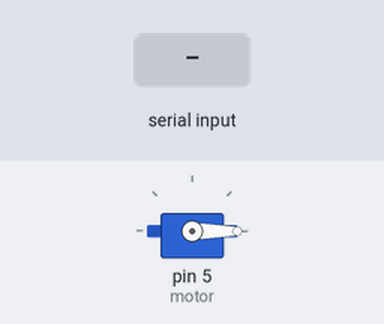
The sketch below on a simulated Arduino Uno, built with avr-gcc and run on an emulated ATmega328P. Shown: servo. The test bench sets the inputs (shaded band). No radio packets arrive unless stated.

Above: at 1.2 s.
1.3 s: "90,45\n" received over Serial
At 1.7 s:
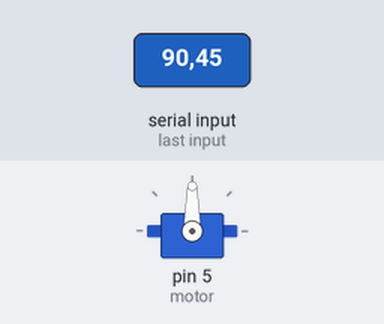
2.8 s: "30,150\n" received over Serial
At 4.0 s:
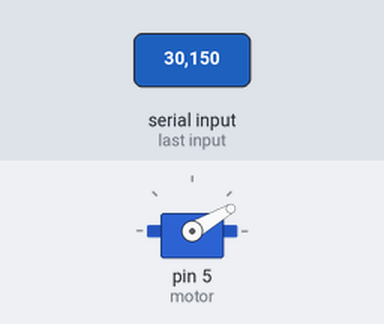
4.3 s: "200\n" received over Serial
At 5.2 s:
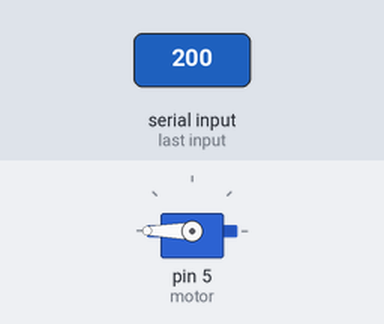
7.3 s: "90\n" received over Serial
At 8.7 s:
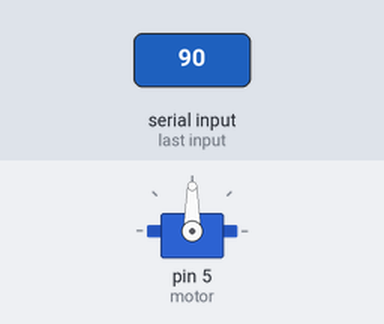
Timing chart, 0 to 9.8 s (numbered marks = the images above; inputs shaded):
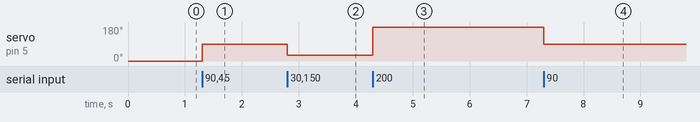

Measured:
- after the input at 1.3 s, servo on pin 5 (motor): 0° → 90° at once
- after the input at 2.8 s, servo on pin 5 (motor): 90° → 30° at once
- after the input at 4.3 s, servo on pin 5 (motor): 30° → 180° at once
- after the input at 7.3 s, servo on pin 5 (motor): 180° → 90° at once

The sketch:

arduino_nrf_test.ino
```cpp
#include <RF24.h>

#define PIN_RF24_CSN             9
#define PIN_RF24_CE             10

#define NRF24_DYNAMIC_PAYLOAD 1
byte rf24_tx[6] = "readp"; // sending
byte rf24_rx[6] = "00001"; // receiving

byte payload[32];
char chars[32];

#include <Servo.h>

Servo motor;

RF24 radio(PIN_RF24_CE, PIN_RF24_CSN);

void setup() {
  Serial.begin(115200);
  nrf24_setup();
  radio.startListening();
  motor.attach(5);
  motor.write(0);
}

void loop() {
  if(Serial.available()){
    String s = Serial.readStringUntil('\n');
    motor.write(s.toInt());
  }

  while (radio.available()) {
    read_response();
  }
}

void read_response() {
  memset(chars, 0, 32);
  uint8_t Size = radio.getDynamicPayloadSize();
  radio.read(&chars, Size); //String str((char*)chars);

  radio.stopListening();
  delay(10);
  boolean success = radio.write(chars, Size);
  radio.startListening();

  Serial.println("Received msg " + String(chars) + " Ack: " + String(success));
}


void nrf24_setup() {
  radio.begin();
  radio.enableDynamicPayloads();
  radio.setAutoAck(true);
  radio.setPALevel(RF24_PA_MIN);
  radio.setRetries(10, 15);
  radio.setDataRate(RF24_250KBPS);
  radio.setChannel(0x76);
  radio.setCRCLength(RF24_CRC_16);
  radio.setPayloadSize(32);
  radio.openWritingPipe(rf24_tx);
  radio.openReadingPipe(0, rf24_rx);
  radio.startListening();
}
```
